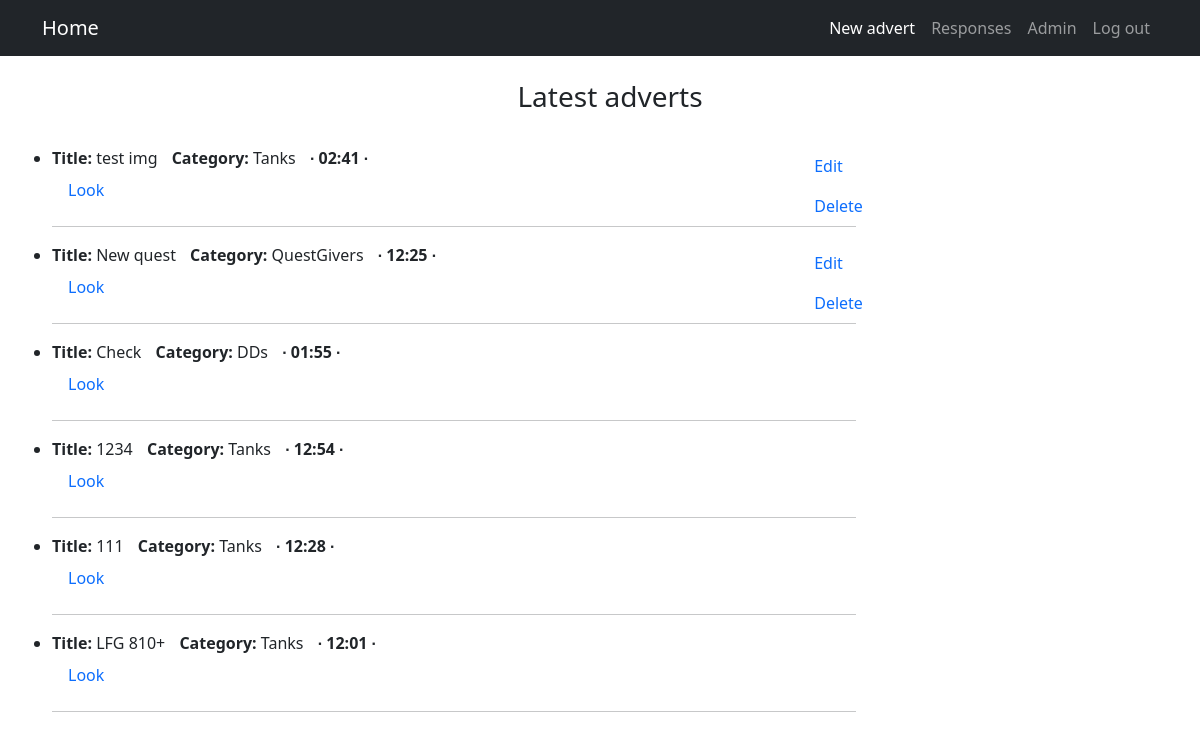
The page / (signed in) on the database its author committed.
### AdvApp/models.py (models this page shows, shortened)
class Advert(models.Model):
    CATEGORY = [
        ('Tanks', 'Tanks'),
        ('Healers', 'Healers'),
        ('DDs', 'DDs'),
        ('Traders', 'Traders'),
        ('GildMasters', 'GildMasters'),
        ('QuestGivers', 'QuestGivers'),
        ('Smiths', 'Smiths'),
        ('Tanners', 'Tanners'),
        ('Potions', 'Potions'),
        ('SpellMasters', 'SpellMasters')
    ]
    id_user = models.ForeignKey(User, on_delete=models.CASCADE)
    id_category = models.CharField(max_length=12, choices=CATEGORY, default='DDs')
    text = models.TextField()
    file = models.FileField(upload_to='media/')
    image = models.ImageField(upload_to='media/')
    title = models.CharField(max_length=128)
    dateCreation = models.DateTimeField(auto_now_add = True)

### AdvApp/views.py (the view)
# urls.py: path('', AdvertList.as_view()),
class AdvertList(ListView):
    model = Advert
    template_name = 'adverts.html'
    context_object_name = 'advertList'
    queryset = Advert.objects.order_by('-dateCreation')

### templates/adverts.html (shortened to what this page needs)
{% extends 'deafult.html' %}
{% block content %}
    {% if advertList %}
        <br>
        <div align="center">
            <h3> Latest adverts </h3>
        </div>
        <br>
        <ul>
        {% for adv in advertList %}
            <li>
                <div style="float: right;width:35%; ">
                    {% if request.user == adv.id_user %}
                    <a class="nav-link" href="{% url 'advEdit' adv.id %}">Edit</a>
                    <a class="nav-link" href="{% url 'Delete' adv.id %}">Delete</a>
                    {% endif %}
                </div>
                <div align="left" >
                    <b>Title:</b> {{ adv.title }} <span style="padding-left: 10px;"><b>Category:</b> {{ adv.id_category }} </span>
                    <b style="padding-left: 10px;">{{ adv.dateCreation|date:' ∙ h:i ∙ ' }} </b>
                    <a class="nav-link" href="{% url 'advDetail' adv.id %}">Look</a>
                    <hr style="width:70%;text-align:left;margin-left:0">
                </div>
            </li>
        {% endfor %}
        </ul>
    {% endif %}
{% endblock content %}

### rows shown on the page
Advert: shows "Edit", title "test img", id_category "Tanks", dateCreation "∙ 02:41 ∙"
Advert: shows "Edit", title "New quest", id_category "QuestGivers", dateCreation "∙ 12:25 ∙"
Advert: title "Check", id_category "DDs", dateCreation "∙ 01:55 ∙"
Advert: title "1234", id_category "Tanks", dateCreation "∙ 12:54 ∙"
Advert: title "111", id_category "Tanks", dateCreation "∙ 12:28 ∙"
Advert: title "LFG 810+", id_category "Tanks", dateCreation "∙ 12:01 ∙"
